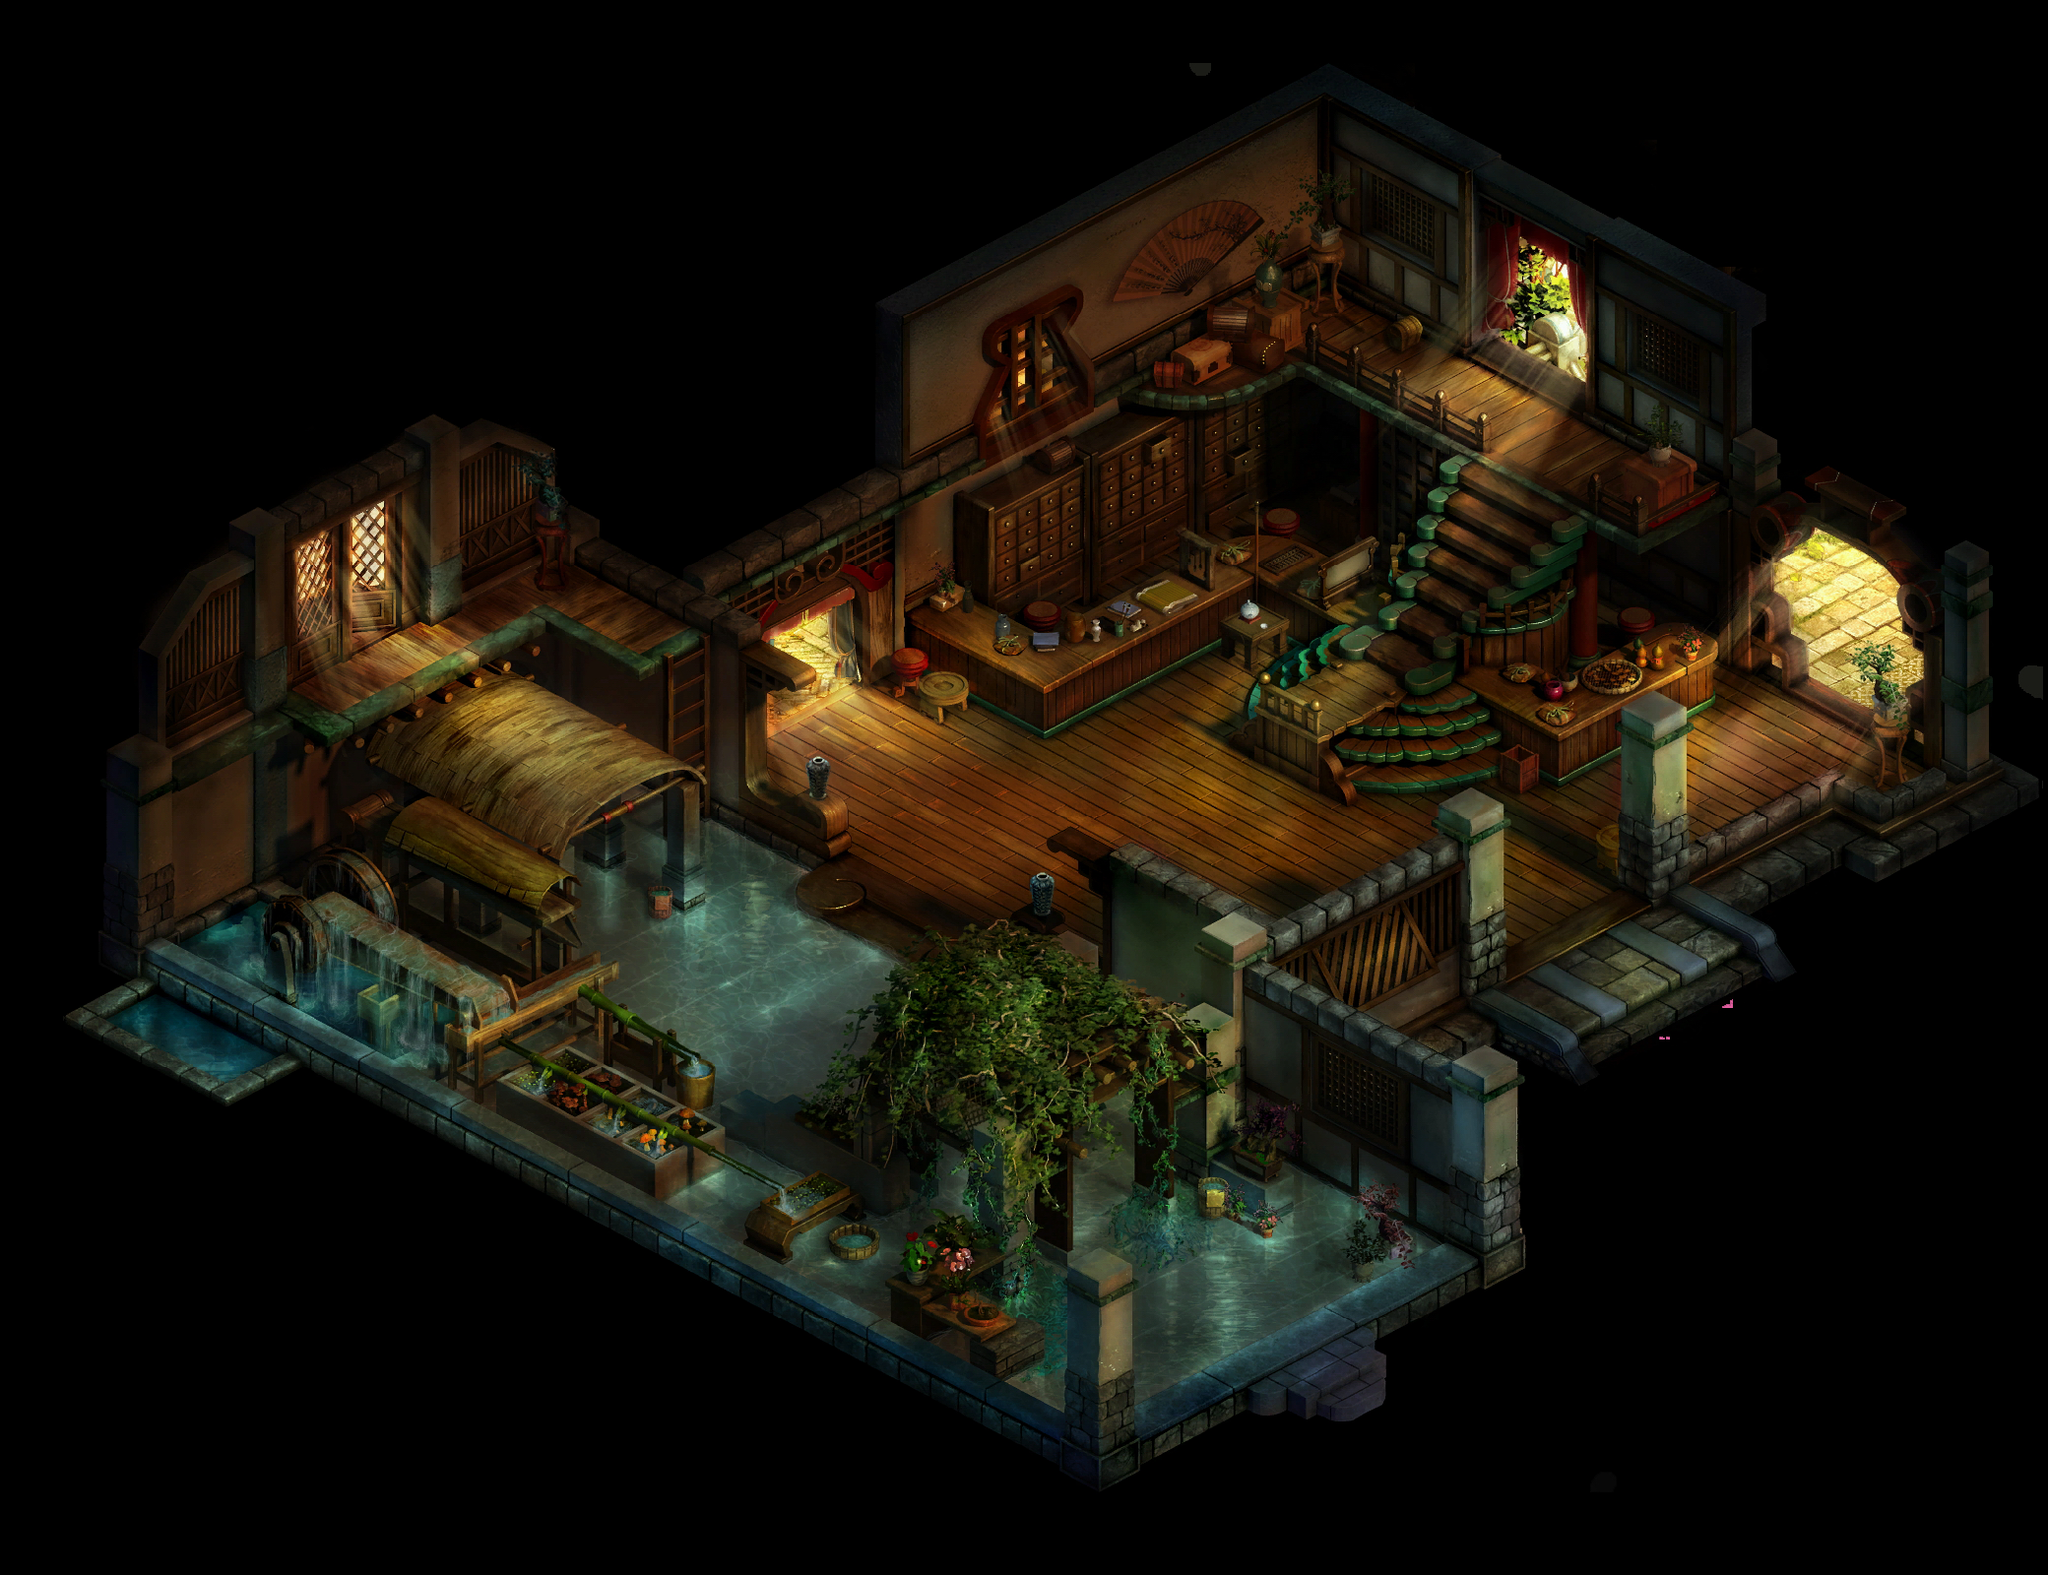

Rendered tile map (Tiled .tmx) drawn with the repository's tilesets; below, a short description and the map source with its tile grids summarised:
An orthogonal 65x50 tile map with 32x32 px tiles, 2 tile layers (walkable, back), 2 tilesets.

<map version="1.0" orientation="orthogonal" renderorder="right-down" width="65" height="50" tilewidth="32" tileheight="32" nextobjectid="34">
 <tileset firstgid="1" name="map057" tilewidth="32" tileheight="32">
  <image source="map057.png" width="2041" height="1531" />
 </tileset>
 <tileset firstgid="2962" name="walk3" tilewidth="32" tileheight="32">
  <image source="walk3.png" width="32" height="32" />
 </tileset>
 <layer name="walkable" width="65" height="50">
  <data>[3250 cells, 300 non-empty, 1 distinct tile ids]</data>
 </layer>
 <layer name="back" width="65" height="50">
  <data>[3250 cells, 2961 non-empty, 2961 distinct tile ids]</data>
 </layer>
</map>